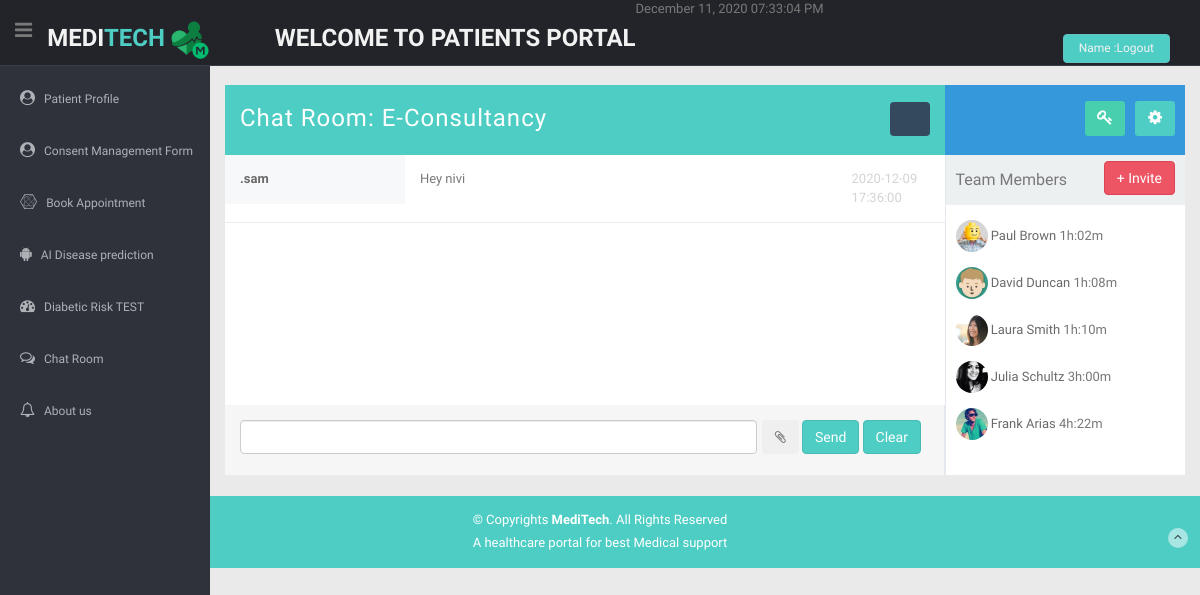
The page /MT/chat_p.php on the database its author committed.
### tables this page shows
CREATE TABLE `chatmsg` (
  `p_name` varchar(100) NOT NULL,
  `d_name` varchar(50) NOT NULL,
  `message` varchar(100) NOT NULL,
  `timestamp` timestamp NOT NULL DEFAULT current_timestamp() ON UPDATE current_timestamp()
);

### MT/chat_p.php (the view, shortened to what this page needs)
<?php
$conn = mysqli_connect("localhost","root","", "meditech");
$query2="select * from chatmsg ";
$result2= mysqli_query($conn, $query2);
?>
<!DOCTYPE html>
<html lang="en">
<head>
  <link href="lib/bootstrap/css/bootstrap.min.css" rel="stylesheet">
  <link href="lib/font-awesome/css/font-awesome.css" rel="stylesheet" />
  <link href="css/style.css" rel="stylesheet">
  <link href="css/style-responsive.css" rel="stylesheet">
</head>
<body>
  <section id="container">
   <header class="header black-bg">
      <div class="sidebar-toggle-box">
        <div class="fa fa-bars tooltips" data-placement="right" data-original-title="Toggle Navigation"></div>
      </div>
      <a href="index.html" class="logo"><b>MEDI<span>TECH</span><img src="img/LOGO.png" height="50" width="50"></b>  <b align="center"> &nbsp; &nbsp; &nbsp; &nbsp; &nbsp;WELCOME TO PATIENTS  PORTAL </b></a>
      <?php $timestamp = time();  echo "\n";  echo(date("F d, Y h:i:s A", $timestamp));  ?>
        <div class="top-menu">
        <ul class="nav pull-right top-menu">
          <li><a class="logout" href="login.php"><?php echo " Name :".$_SESSION['user']."" ?>Logout</a></li>
        </ul>
      </div>
    </header>
      <aside>
      <div id="sidebar" class="nav-collapse ">
        <ul class="sidebar-menu" id="nav-accordion">
             <li class="sub-menu">
                 <a href="pat_records.php">
              <i class="fa fa-user-circle"></i>
              <span>Patient  Profile  </span>
              </a>
         </li>
             <li class="sub-menu">
                 <a href="consent_mang.php">
              <i class="fa fa-user-circle"></i>
              <span>Consent  Management Form   </span>
              </a>
         </li>
          <li class="sub-menu">
              <a href="bookapt.php">
              <i class="fa fa-connectdevelop"></i>
              <span>Book  Appointment </span>
              </a>
         </li>
          <li class="sub-menu">
              <a href="ai.php">
              <i class="fa fa-android"></i>
              <span>AI Disease prediction   </span>
              </a>
          </li>
              <li class="sub-menu">
                              <a href="diagnose.php">
                                <i class="fa fa-dashboard"></i>
                                <span>Diabetic Risk TEST   </span>
                            </a>
                        </li>
          <li class="sub-menu">
            <a href="chat_p.php">
              <i class="fa fa-comments-o"></i>
              <span>Chat Room</span>
            </a>
          </li>
           <li class="sub-menu">
            <a href="about.php">
              <i class="fa fa-bell-o"></i>
              <span> About us  </span>
            </a>
          </li>
        </ul>
      </div>
    </aside>
      <section id="main-content">
      <section class="wrapper ">
        <div class="chat-room mt">
          <aside class="mid-side">
            <div class="chat-room-head">
              <h3>Chat Room: E-Consultancy </h3>
              <form action="#" class="pull-right position">
                <input type="text" placeholder="Search" class="form-control search-btn ">
              </form>
            </div>
              <table class="table-striped">
               <?php
                        while($row2= mysqli_fetch_array($result2))
                          {
               ?>
                  <tr>
              <div class="group-rom">
                <div class="first-part odd"><?php echo $row2['p_name']; ?> <?php  echo $row2['d_name']; ?></div>
                  <div class="second-part"> <?php  echo $row2['message']; ?></div>
                  <div class="third-part"> <?php  echo $row2['timestamp']; ?></div>
            </div>
             <?php
                       }
                    ?>
              </tr>
              </table>
            <footer>
                <form action="" method="post" >
              <div class="chat-txt">
                <input type="text" class="form-control" name="msgtext">
              </div>
              <div class="btn-group hidden-sm hidden-xs">
                              <button type="button" class="btn btn-white"><i class=" fa fa-paperclip"></i></button>
              </div>
              <button class="btn btn-theme" name="sendmsg">Send</button>
              <button class="btn btn-theme" name="clearmsg">Clear</button>
                </form>
            </footer>
          </aside>
          <aside class="right-side">
            <div class="user-head">
              <a href="#" class="chat-tools btn-theme"><i class="fa fa-cog"></i> </a>
              <a href="#" class="chat-tools btn-theme03"><i class="fa fa-key"></i> </a>
            </div>
            <div class="invite-row">
              <h4 class="pull-left">Team Members</h4>
              <a href="#" class="btn btn-theme04 pull-right">+ Invite</a>
            </div>
            <ul class="chat-available-user">
              <li>
                <a href="chat_room.html">
                  <img class="img-circle" src="img/friends/fr-02.jpg" width="32">
                  Paul Brown
                  <span class="text-muted">1h:02m</span>
                  </a>
              </li>
              <li>
                <a href="chat_room.html">
                  <img class="img-circle" src="img/friends/fr-05.jpg" width="32">
                  David Duncan
                  <span class="text-muted">1h:08m</span>
                  </a>
              </li>
              <li>
                <a href="chat_room.html">
                  <img class="img-circle" src="img/friends/fr-07.jpg" width="32">
                  Laura Smith
                  <span class="text-muted">1h:10m</span>
                  </a>
              </li>
              <li>
                <a href="chat_room.html">
                  <img class="img-circle" src="img/friends/fr-08.jpg" width="32">
                  Julia Schultz
                  <span class="text-muted">3h:00m</span>
                  </a>
              </li>
              <li>
                <a href="chat_room.html">
                  <img class="img-circle" src="img/friends/fr-01.jpg" width="32">
                  Frank Arias
                  <span class="text-muted">4h:22m</span>
                  </a>
              </li>
            </ul>
          </aside>
        </div>
      </section>
    </section>
    <footer class="site-footer">
      <div class="text-center">
        <p>
          &copy; Copyrights <strong>MediTech</strong>. All Rights Reserved
        </p>
        <div class="credits">
          A healthcare portal for best <a href="">Medical support </a>
        </div>
        <a href="chat_room.html#" class="go-top">
          <i class="fa fa-angle-up"></i>
          </a>
      </div>
    </footer>
  </section>
</body>
</html>

### rows shown on the page
chatmsg: d_name ".sam", message "Hey nivi", timestamp "2020-12-09 17:36:00"
